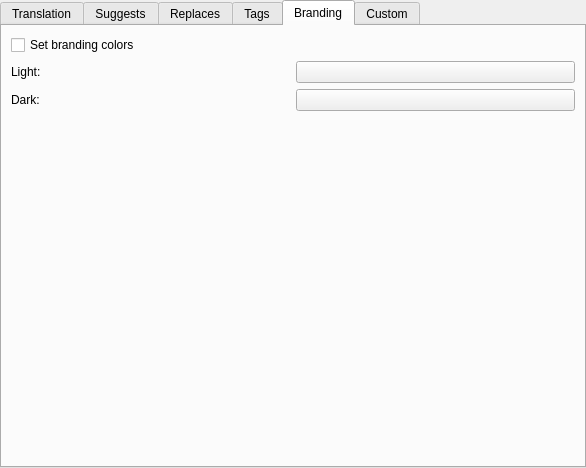
<?xml version="1.0" encoding="UTF-8"?>
<ui version="4.0">
 <class>AdvancedWidget</class>
 <widget class="QWidget" name="AdvancedWidget">
  <property name="geometry">
   <rect>
    <x>0</x>
    <y>0</y>
    <width>586</width>
    <height>468</height>
   </rect>
  </property>
  <property name="windowTitle">
   <string notr="true">AdvancedWidget</string>
  </property>
  <layout class="QVBoxLayout" name="verticalLayout">
   <property name="leftMargin">
    <number>0</number>
   </property>
   <property name="topMargin">
    <number>0</number>
   </property>
   <property name="rightMargin">
    <number>0</number>
   </property>
   <property name="bottomMargin">
    <number>0</number>
   </property>
   <item>
    <widget class="QTabWidget" name="tab_widget">
     <property name="currentIndex">
      <number>4</number>
     </property>
     <widget class="QWidget" name="translation_tab">
      <attribute name="title">
       <string>Translation</string>
      </attribute>
      <layout class="QVBoxLayout" name="verticalLayout_2">
       <item>
        <widget class="QLabel" name="label">
         <property name="text">
          <string>You can manage the translations here. For more information take a look at the documentation.</string>
         </property>
         <property name="alignment">
          <set>Qt::AlignCenter</set>
         </property>
         <property name="wordWrap">
          <bool>true</bool>
         </property>
        </widget>
       </item>
       <item>
        <widget class="QTableWidget" name="translation_table">
         <column>
          <property name="text">
           <string>Type</string>
          </property>
         </column>
         <column>
          <property name="text">
           <string>Domain</string>
          </property>
         </column>
         <column>
          <property name="text">
           <string>Remove</string>
          </property>
         </column>
        </widget>
       </item>
       <item>
        <widget class="QPushButton" name="translation_add_button">
         <property name="text">
          <string>Add</string>
         </property>
        </widget>
       </item>
      </layout>
     </widget>
     <widget class="QWidget" name="suggests_tab">
      <attribute name="title">
       <string>Suggests</string>
      </attribute>
      <layout class="QVBoxLayout" name="verticalLayout_3">
       <item>
        <widget class="QLabel" name="label_2">
         <property name="text">
          <string>If your Sofware suggests other Software, you can add the IDs here</string>
         </property>
         <property name="alignment">
          <set>Qt::AlignCenter</set>
         </property>
         <property name="wordWrap">
          <bool>true</bool>
         </property>
        </widget>
       </item>
       <item>
        <widget class="QListWidget" name="suggests_list">
         <property name="dragDropMode">
          <enum>QAbstractItemView::InternalMove</enum>
         </property>
        </widget>
       </item>
       <item>
        <layout class="QHBoxLayout" name="horizontalLayout">
         <item>
          <widget class="QPushButton" name="suggests_add_button">
           <property name="text">
            <string>Add</string>
           </property>
          </widget>
         </item>
         <item>
          <widget class="QPushButton" name="suggests_edit_button">
           <property name="text">
            <string>Edit</string>
           </property>
          </widget>
         </item>
         <item>
          <widget class="QPushButton" name="suggests_remove_button">
           <property name="text">
            <string>Remove</string>
           </property>
          </widget>
         </item>
        </layout>
       </item>
      </layout>
     </widget>
     <widget class="QWidget" name="tab">
      <attribute name="title">
       <string>Replaces</string>
      </attribute>
      <layout class="QVBoxLayout" name="verticalLayout_6">
       <item>
        <widget class="QLabel" name="label_5">
         <property name="text">
          <string>If the ID of your Software has changed, you add the old IDs here</string>
         </property>
         <property name="alignment">
          <set>Qt::AlignCenter</set>
         </property>
         <property name="wordWrap">
          <bool>true</bool>
         </property>
        </widget>
       </item>
       <item>
        <widget class="QListWidget" name="replaces_list">
         <property name="dragDropMode">
          <enum>QAbstractItemView::InternalMove</enum>
         </property>
        </widget>
       </item>
       <item>
        <layout class="QHBoxLayout" name="horizontalLayout_2">
         <item>
          <widget class="QPushButton" name="replaces_add_button">
           <property name="text">
            <string>Add</string>
           </property>
          </widget>
         </item>
         <item>
          <widget class="QPushButton" name="replaces_edit_button">
           <property name="text">
            <string>Edit</string>
           </property>
          </widget>
         </item>
         <item>
          <widget class="QPushButton" name="replaces_remove_button">
           <property name="text">
            <string>Remove</string>
           </property>
          </widget>
         </item>
        </layout>
       </item>
      </layout>
     </widget>
     <widget class="QWidget" name="tags_tab">
      <attribute name="title">
       <string>Tags</string>
      </attribute>
      <layout class="QVBoxLayout" name="verticalLayout_4">
       <item>
        <widget class="QLabel" name="label_3">
         <property name="text">
          <string>You can edit the tags here. For more information take a look at the documentation.</string>
         </property>
         <property name="alignment">
          <set>Qt::AlignCenter</set>
         </property>
         <property name="wordWrap">
          <bool>true</bool>
         </property>
        </widget>
       </item>
       <item>
        <widget class="QTableWidget" name="tags_table">
         <column>
          <property name="text">
           <string>Namespace</string>
          </property>
         </column>
         <column>
          <property name="text">
           <string>Value</string>
          </property>
         </column>
         <column>
          <property name="text">
           <string>Remove</string>
          </property>
         </column>
        </widget>
       </item>
       <item>
        <widget class="QPushButton" name="tags_add_button">
         <property name="text">
          <string>Add</string>
         </property>
        </widget>
       </item>
      </layout>
     </widget>
     <widget class="QWidget" name="tab_2">
      <attribute name="title">
       <string>Branding</string>
      </attribute>
      <layout class="QVBoxLayout" name="verticalLayout_7">
       <item>
        <widget class="QCheckBox" name="branding_colors_check_box">
         <property name="text">
          <string>Set branding colors</string>
         </property>
        </widget>
       </item>
       <item>
        <layout class="QGridLayout" name="branding_colors_layout">
         <item row="0" column="0">
          <widget class="QLabel" name="label_6">
           <property name="text">
            <string extracomment="Theme">Light:</string>
           </property>
          </widget>
         </item>
         <item row="0" column="1">
          <widget class="QPushButton" name="light_branding_color_button">
           <property name="text">
            <string notr="true"/>
           </property>
          </widget>
         </item>
         <item row="1" column="0">
          <widget class="QLabel" name="label_7">
           <property name="text">
            <string extracomment="Theme">Dark:</string>
           </property>
          </widget>
         </item>
         <item row="1" column="1">
          <widget class="QPushButton" name="dark_branding_color_button">
           <property name="text">
            <string notr="true"/>
           </property>
          </widget>
         </item>
        </layout>
       </item>
       <item>
        <spacer name="verticalSpacer">
         <property name="orientation">
          <enum>Qt::Vertical</enum>
         </property>
         <property name="sizeHint" stdset="0">
          <size>
           <width>20</width>
           <height>40</height>
          </size>
         </property>
        </spacer>
       </item>
      </layout>
     </widget>
     <widget class="QWidget" name="custom_tab">
      <attribute name="title">
       <string>Custom</string>
      </attribute>
      <layout class="QVBoxLayout" name="verticalLayout_5">
       <item>
        <widget class="QLabel" name="label_4">
         <property name="text">
          <string>You can add custom values here. For more information take a look at the documentation.</string>
         </property>
         <property name="alignment">
          <set>Qt::AlignCenter</set>
         </property>
         <property name="wordWrap">
          <bool>true</bool>
         </property>
        </widget>
       </item>
       <item>
        <widget class="QTableWidget" name="custom_table">
         <column>
          <property name="text">
           <string>Key</string>
          </property>
         </column>
         <column>
          <property name="text">
           <string>Value</string>
          </property>
         </column>
         <column>
          <property name="text">
           <string>Remove</string>
          </property>
         </column>
        </widget>
       </item>
       <item>
        <widget class="QPushButton" name="custom_add_button">
         <property name="text">
          <string>Add</string>
         </property>
        </widget>
       </item>
      </layout>
     </widget>
    </widget>
   </item>
  </layout>
 </widget>
 <resources/>
 <connections/>
</ui>
